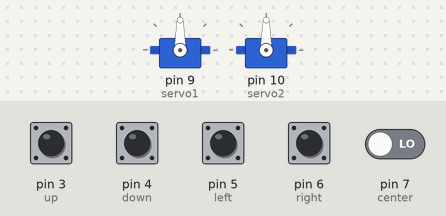
The sketch below on a simulated Arduino Uno, built with avr-gcc and run on an emulated ATmega328P. Parts: 2 × servo. Inputs (shaded band) come from the test bench; at power-on: pin 3 (up), pin 4 (down), pin 5 (left), pin 6 (right), pin 7 (center) LOW.

Above: at 1.6 s.
1.7 s: pin 3 (up) pulled HIGH for 1 s
At 3.1 s:
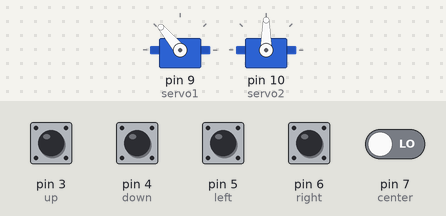
4.2 s: pin 5 (left) pulled HIGH for 0.15 s
At 5.1 s:
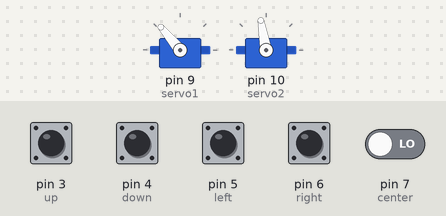
5.8 s: pin 7 (center) driven HIGH
At 6.4 s:
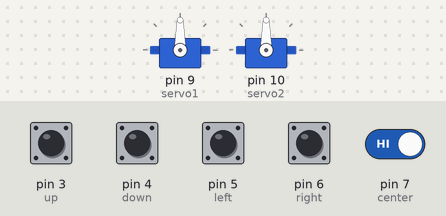
7.5 s: pin 4 (down) pulled HIGH for 1 s
At 8.25 s:
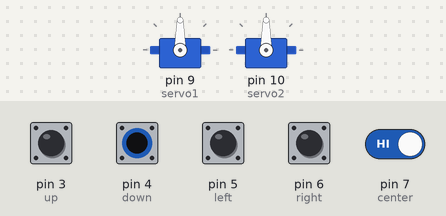
10.2 s: pin 6 (right) pulled HIGH for 0.15 s
At 11.9 s:
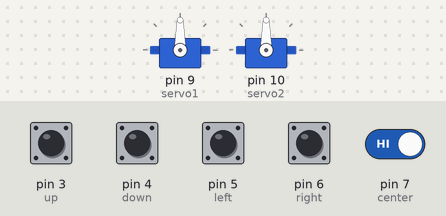
12.2 s: pin 3 (up) driven HIGH and pin 5 (left) driven HIGH
At 12.92 s:
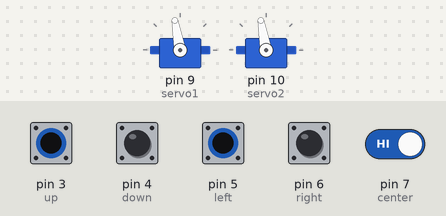
Timing chart, 0 to 16.2 s (numbered marks = the images above; inputs shaded):
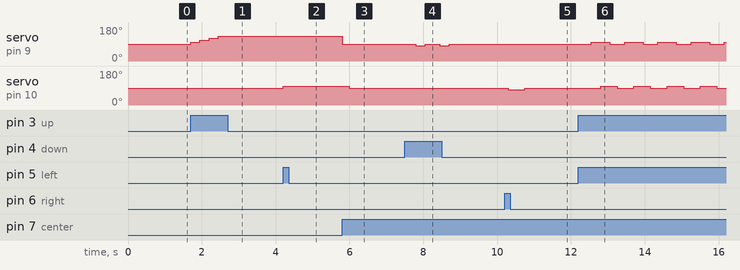

The sketch:

servo-controlling-code.ino
```cpp
#include <Servo.h>
#define up 3
#define down 4
#define left 5
#define right 6
#define center 7

Servo servo1;
Servo servo2;

int pos1 = 90;
int pos2 = 90;

void setup() {
  //Serial.begin(9600);
  pinMode(center,INPUT);
  pinMode(up,INPUT);
  pinMode(down,INPUT);
  pinMode(left,INPUT);
  pinMode(right,INPUT);

  servo1.attach(9);
  servo2.attach(10);
  servo1.write(pos1);
  delay(200);
  servo2.write(pos2);
  delay(200);

}

void loop() {
  // put your main code here, to run repeatedly:
  byte upstate = digitalRead(up);
  if ((upstate == HIGH) && (pos1 <= 160)){
    //Serial.println("Button up is pressed");
    pos1+=10;
    servo1.write(pos1);
    //Serial.println(pos1);
    //Serial.println(pos2);

    delay(250);
    }
  byte downstate = digitalRead(down);
  if ((downstate == HIGH) && (pos1 >= 20)){
    //Serial.println("Button down is pressed");
    pos1-=10;
    servo1.write(pos1);

    delay(250);
    }
  byte leftstate = digitalRead(left);
  if ((leftstate == HIGH) && (pos2 <= 160)){
    //Serial.println("Button left is pressed");
    pos2+=10;
    servo2.write(pos2);

    delay(250);
    }
  byte rightstate = digitalRead(right);
  if ((rightstate == HIGH) && (pos2 >= 20)){
    //Serial.println("Button right is pressed");
    pos2-=10;
    servo2.write(pos2);

    delay(250);
    }
  byte centerstate = digitalRead(center);
  if (centerstate == HIGH){
    //Serial.println("Button center is pressed");
    pos1=90;
    pos2=90;
    servo1.write(pos1);
    delay(200);
    servo2.write(pos1);
    delay(200);
    }
}
```

Measured:
- after the input at 1.7 s, servo on pin 9 (servo1): 90° → 100° at once, → 110° 0.25 s later, → 120° 0.25 s later, → 130° 0.25 s later
- after the input at 4.2 s, servo on pin 10 (servo2): 90° → 100° at once
- after the input at 5.8 s, servo on pin 9 (servo1): 130° → 90° at once; servo on pin 10 (servo2): 100° → 90° after 0.20 s
- after the input at 7.5 s, servo on pin 9 (servo1): alternates 90° for 0.40 s and 80° for 0.25 s, 4 changes in all, then stays 90°, starting after 0.30 s
- after the input at 10.2 s, servo on pin 10 (servo2): 90° → 80° after 0.10 s, → 90° 0.45 s later
- after the input at 12.2 s, servo on pin 9 (servo1): alternates 100° for 0.50 s and 90° for 0.40 s, starting after 0.35 s; servo on pin 10 (servo2): alternates 100° for 0.45 s and 90° for 0.45 s, starting after 0.60 s
